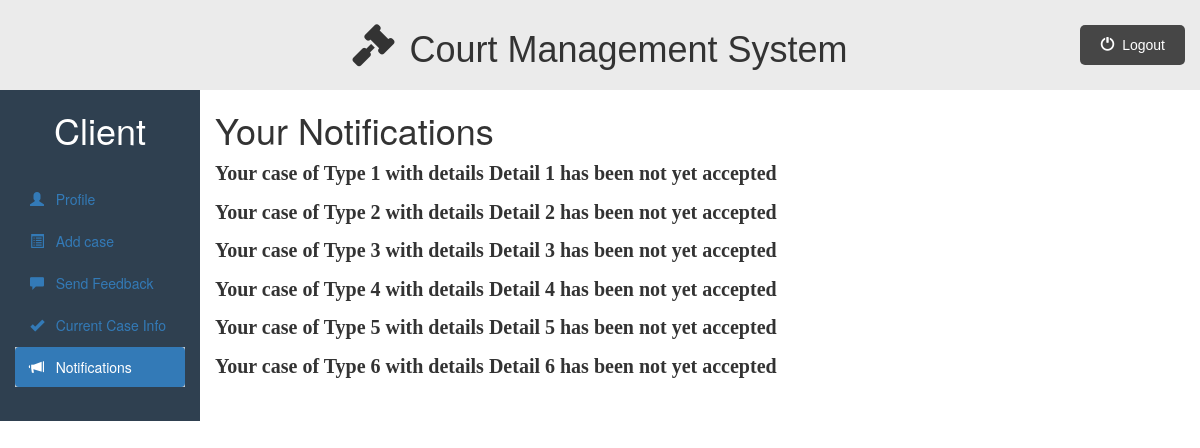
/client_dashboard.php?q=notifications (signed in), run on the app's committed database.
### tables this page shows
CREATE TABLE `cases` (
  `case_id` int(11) NOT NULL,
  `case_type` varchar(50) NOT NULL,
  `case_details` varchar(200) NOT NULL,
  `next_hearing_date` date DEFAULT NULL,
  `prev_hearing_date` date DEFAULT NULL,
  `case_status` varchar(50) NOT NULL,
  `court_name` varchar(50) DEFAULT NULL,
  `lawyer_id_assigned` int(11) NOT NULL,
  `lawyer_status` varchar(20) DEFAULT 'not yet accepted',
  `clientforcase_id` int(11) NOT NULL
);

### client/notifications.php (the view, shortened to what this page needs)
<div class="container-fluid">
    <div class="row">
        <div class="col-sm-2">
            <h1>
                <?php echo htmlspecialchars($_SESSION["client_name"] ?? ""); ?>
            </h1>
            <br>
            <ul id="side_menu" class="nav nav-pills nav-stacked">
                <li class="">
                    <a href="client_dashboard.php">
                        <span class="glyphicon glyphicon-user"></span>
                        &nbsp; Profile
                    </a>
                </li>
                <li class="">
                    <a href="client_dashboard.php?q=addcase">
                        <span class="glyphicon glyphicon-list-alt"></span>
                        &nbsp; Add case
                    </a>
                </li>
                <li class="">
                    <a href="client_dashboard.php?q=sendfeedback">
                        <span class="glyphicon glyphicon-comment"></span>
                        &nbsp; Send Feedback
                    </a>
                </li>
                <li class="">
                    <a href="client_dashboard.php?q=currentcase">
                        <span class="glyphicon glyphicon-ok"></span>
                        &nbsp; Current Case Info
                    </a>
                </li>
                <li class="active">
                    <a href="client_dashboard.php?q=notifications">
                        <span class="glyphicon glyphicon-bullhorn"></span>
                        &nbsp; Notifications
                    </a>
                </li>
            </ul>
        </div>
        <div class="col-sm-10" style="font-weight: bold; padding-bottom: 30px;">
            <?php
            require_once "includes/db.php";
            if ($con) {
                echo "<h1>Your Notifications</h1>";
                $stmt = $con->prepare("
                    SELECT case_type, case_details, lawyer_status
                    FROM cases WHERE clientforcase_id = ?
                ");
                $cid = (int) $_SESSION['client_id'];
                $stmt->bind_param('i', $cid);
                $stmt->execute();
                $stmt->store_result();
                $stmt->bind_result($ctype, $cdetail, $acc_status);
                while ($stmt->fetch()) {
                    echo "
                            <div>
                                <p style='font-size:20px;font-family:Times New Roman;'>
                                    Your case of {$ctype} with details {$cdetail} has been {$acc_status}
                                </p>
                            </div>
                        ";
                }
            }
            ?>
        </div>
    </div>
</div>

### public/css/style.css (style rules this page uses)
* { padding: 0%; margin: 0%; box-sizing: border-box; }
html { scroll-behavior: smooth; }
ul { list-style-type: none; }
.active, .accordion:hover { background-color: #ccc; }

### public/css/dashboard.css (style rules this page uses)
.row { background-color: #2f4050; }
.col-sm-10 { background-color: #fff; }
.col-sm-2 h1 { color: #fff; text-align:center; }

### data on the page
cases: case_type "Type 1", case_details "Detail 1", lawyer_status "not yet accepted"
cases: case_type "Type 2", case_details "Detail 2", lawyer_status "not yet accepted"
cases: case_type "Type 3", case_details "Detail 3", lawyer_status "not yet accepted"
cases: case_type "Type 4", case_details "Detail 4", lawyer_status "not yet accepted"
cases: case_type "Type 5", case_details "Detail 5", lawyer_status "not yet accepted"
cases: case_type "Type 6", case_details "Detail 6", lawyer_status "not yet accepted"

### other printed values
$_SESSION["client_name"] "Client"
